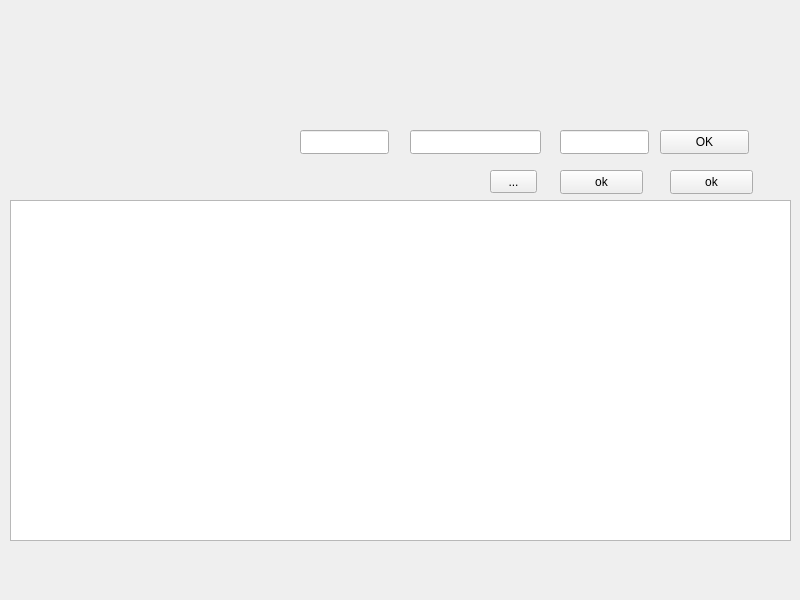
<?xml version="1.0" encoding="UTF-8"?>
<ui version="4.0">
 <class>MainWindow</class>
 <widget class="QMainWindow" name="MainWindow">
  <property name="geometry">
   <rect>
    <x>0</x>
    <y>0</y>
    <width>800</width>
    <height>600</height>
   </rect>
  </property>
  <property name="windowTitle">
   <string>MainWindow</string>
  </property>
  <widget class="QWidget" name="centralwidget">
   <widget class="QLabel" name="infoTxtlbl">
    <property name="geometry">
     <rect>
      <x>10</x>
      <y>10</y>
      <width>681</width>
      <height>81</height>
     </rect>
    </property>
    <property name="lineWidth">
     <number>12</number>
    </property>
    <property name="text">
     <string/>
    </property>
    <property name="openExternalLinks">
     <bool>false</bool>
    </property>
   </widget>
   <widget class="QLineEdit" name="lineEdit_3">
    <property name="geometry">
     <rect>
      <x>560</x>
      <y>130</y>
      <width>89</width>
      <height>24</height>
     </rect>
    </property>
    <property name="focusPolicy">
     <enum>Qt::TabFocus</enum>
    </property>
   </widget>
   <widget class="QPushButton" name="chBtn">
    <property name="geometry">
     <rect>
      <x>660</x>
      <y>130</y>
      <width>89</width>
      <height>24</height>
     </rect>
    </property>
    <property name="focusPolicy">
     <enum>Qt::TabFocus</enum>
    </property>
    <property name="text">
     <string>OK</string>
    </property>
   </widget>
   <widget class="QLineEdit" name="rtidTxt">
    <property name="geometry">
     <rect>
      <x>300</x>
      <y>130</y>
      <width>89</width>
      <height>24</height>
     </rect>
    </property>
   </widget>
   <widget class="QLineEdit" name="lineEdit_2">
    <property name="geometry">
     <rect>
      <x>410</x>
      <y>130</y>
      <width>131</width>
      <height>24</height>
     </rect>
    </property>
    <property name="focusPolicy">
     <enum>Qt::TabFocus</enum>
    </property>
   </widget>
   <widget class="QTableView" name="infoLst">
    <property name="geometry">
     <rect>
      <x>10</x>
      <y>200</y>
      <width>781</width>
      <height>341</height>
     </rect>
    </property>
    <property name="focusPolicy">
     <enum>Qt::TabFocus</enum>
    </property>
   </widget>
   <widget class="QPushButton" name="docmkBtn">
    <property name="geometry">
     <rect>
      <x>560</x>
      <y>170</y>
      <width>83</width>
      <height>24</height>
     </rect>
    </property>
    <property name="text">
     <string>ok</string>
    </property>
   </widget>
   <widget class="QPushButton" name="bookmkBtn">
    <property name="geometry">
     <rect>
      <x>670</x>
      <y>170</y>
      <width>83</width>
      <height>24</height>
     </rect>
    </property>
    <property name="text">
     <string>ok</string>
    </property>
   </widget>
   <widget class="QToolButton" name="toolButton">
    <property name="geometry">
     <rect>
      <x>490</x>
      <y>170</y>
      <width>47</width>
      <height>23</height>
     </rect>
    </property>
    <property name="text">
     <string>...</string>
    </property>
   </widget>
  </widget>
 </widget>
 <resources/>
 <connections/>
</ui>
